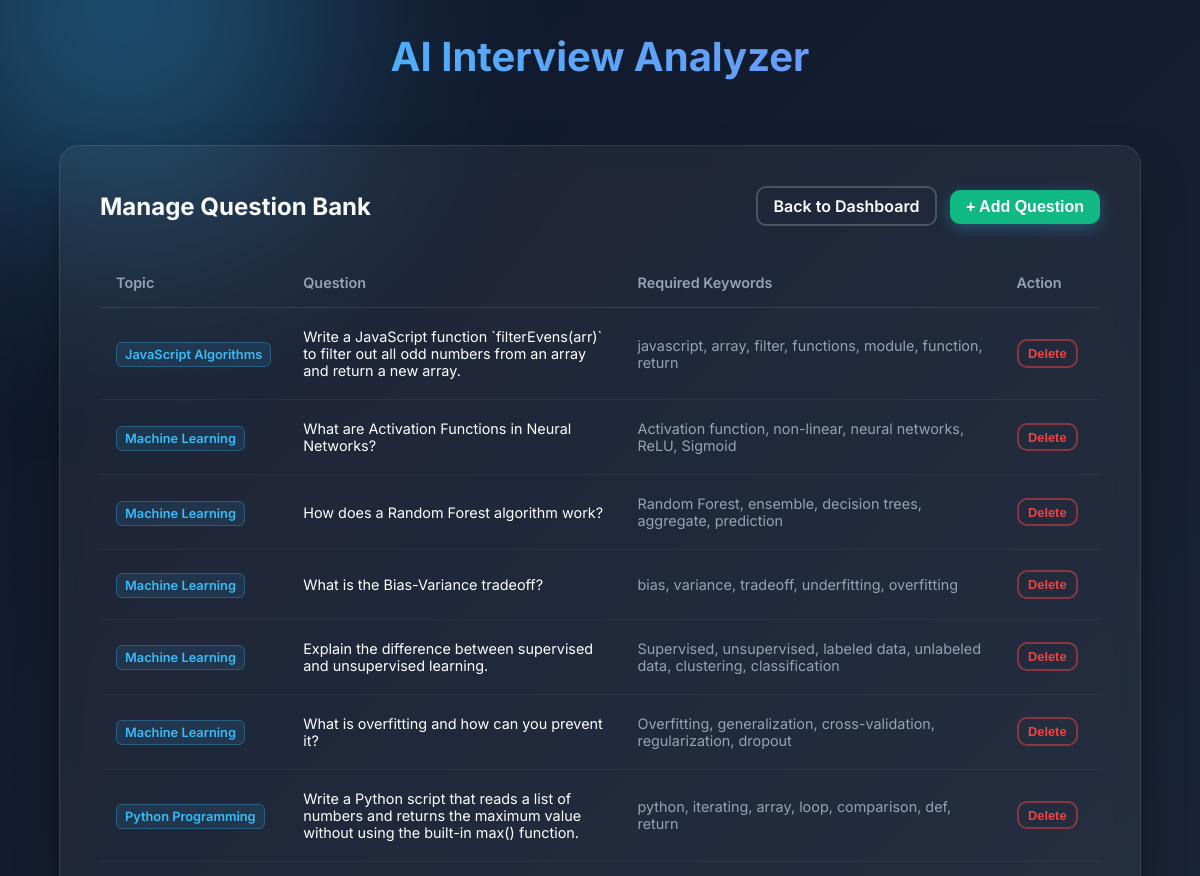
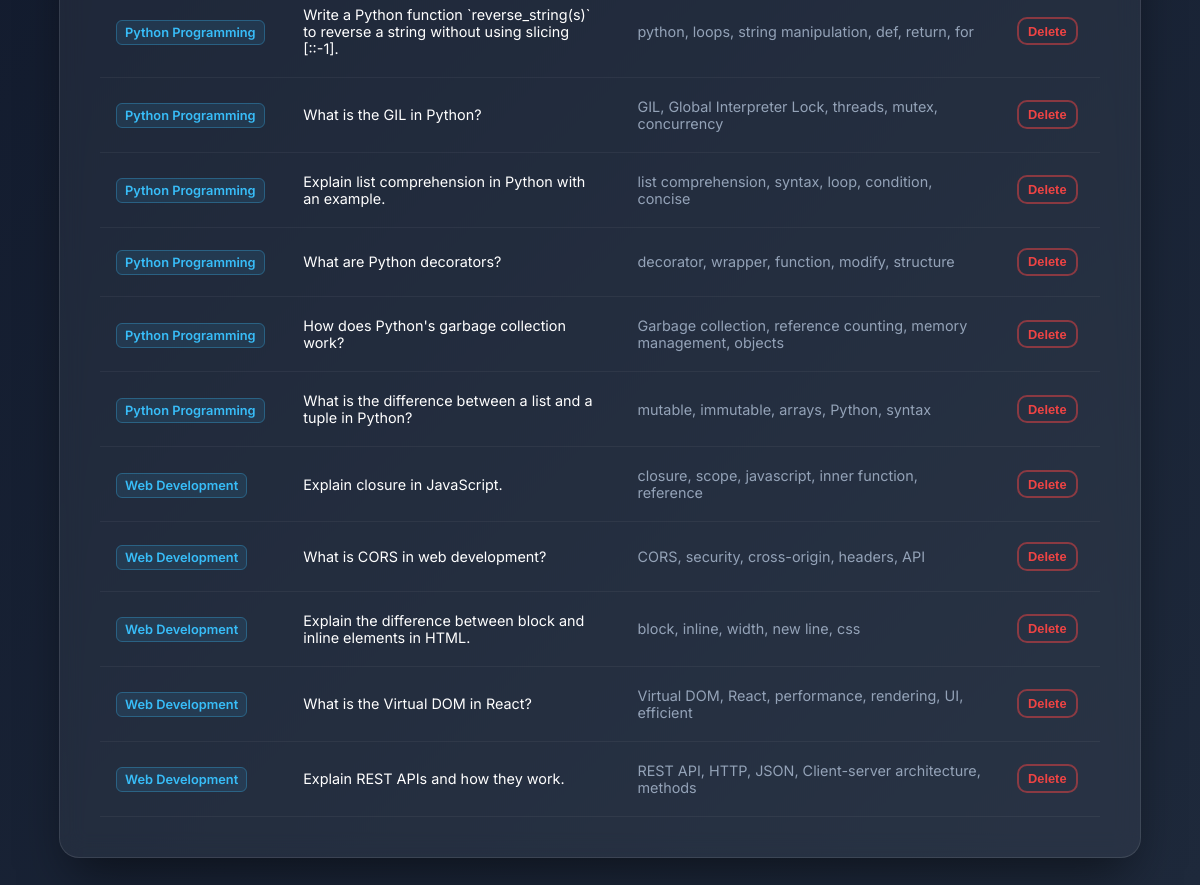
The page /manage_questions (signed in) on the database its author committed (2 pictures, top to bottom).
### tables this page shows
CREATE TABLE Questions (
            question_id INTEGER PRIMARY KEY AUTOINCREMENT,
            topic TEXT NOT NULL,
            question_text TEXT NOT NULL,
            expected_answer TEXT NOT NULL,
            required_skills TEXT NOT NULL
        );

### app.py (the view)
@app.route('/manage_questions')
def manage_questions():
    if session.get('user') != 'hr':
        return redirect(url_for('index'))
    topic_filter = request.args.get('topic', 'All')
    conn = get_db()
    c = conn.cursor()
    c.execute("SELECT DISTINCT topic FROM Questions ORDER BY topic ASC")
    all_topics = [row['topic'] for row in c.fetchall()]
    if topic_filter and topic_filter != 'All':
        c.execute("SELECT * FROM Questions WHERE topic=? ORDER BY question_id DESC", (topic_filter,))
    else:
        c.execute("SELECT * FROM Questions ORDER BY topic ASC, question_id DESC")
    questions = c.fetchall()
    return render_template('questions.html', questions=questions, all_topics=all_topics, active_topic=topic_filter)

### database.py (called while the page is built)
def get_db():
    conn = sqlite3.connect(DATABASE)
    conn.row_factory = sqlite3.Row
    return conn

### templates/questions.html (shortened to what this page needs)
{% extends 'layout.html' %}
{% block content %}
<div class="glass-panel" style="max-width: 1000px; width: 100%;">
    <div style="display: flex; justify-content: space-between; align-items: center; margin-bottom: 2rem;">
        <h2 style="margin: 0; color: #f8fafc;">Manage Question Bank</h2>
        <div>
            <a href="/dashboard" class="btn btn-outline" style="padding: 0.5rem 1rem; border-color: rgba(255,255,255,0.2); color: #fff; margin-right: 0.5rem;">Back to Dashboard</a>
            <button onclick="document.getElementById('addFormContainer').style.display='block'" class="btn" style="padding: 0.5rem 1rem; background: #10b981;">+ Add Question</button>
        </div>
    </div>
    <div style="overflow-x: auto;">
        <table style="width: 100%; border-collapse: collapse; text-align: left; color: #cbd5e1; font-size: 0.9rem;">
            <thead>
                <tr style="border-bottom: 1px solid rgba(255,255,255,0.1);">
                    <th style="padding: 1rem; font-weight: 600; color: #94a3b8; width: 15%;">Topic</th>
                    <th style="padding: 1rem; font-weight: 600; color: #94a3b8; width: 35%;">Question</th>
                    <th style="padding: 1rem; font-weight: 600; color: #94a3b8; width: 40%;">Required Keywords</th>
                    <th style="padding: 1rem; font-weight: 600; color: #94a3b8; width: 10%;">Action</th>
                </tr>
            </thead>
            <tbody>
                {% for q in questions %}
                <tr style="border-bottom: 1px solid rgba(255,255,255,0.05); transition: background 0.3s;" onmouseover="this.style.background='rgba(255,255,255,0.02)'" onmouseout="this.style.background='transparent'">
                    <td style="padding: 1.25rem 1rem;">
                        <span style="background: rgba(56, 189, 248, 0.1); color: #38bdf8; border: 1px solid rgba(56, 189, 248, 0.3); padding: 4px 8px; border-radius: 6px; font-size: 0.8rem; font-weight: 600; white-space: nowrap;">
                            {{ q.topic }}
                        </span>
                    </td>
                    <td style="padding: 1.25rem 1rem; color: #fff;">{{ q.question_text }}</td>
                    <td style="padding: 1.25rem 1rem; color: var(--text-muted);">{{ q.required_skills }}</td>
                    <td style="padding: 1.25rem 1rem;">
                        <form action="/delete_question/{{ q.question_id }}" method="POST" onsubmit="return confirm('WARNING: Are you sure you want to permanently delete this question from the database?');">
                            <button type="submit" class="btn btn-outline" style="padding: 0.3rem 0.6rem; border-color: rgba(239, 68, 68, 0.5); color: #ef4444; font-size: 0.8rem;">
                                Delete
                            </button>
                        </form>
                    </td>
                </tr>
                {% else %}
                <tr>
                    <td colspan="4" style="padding: 2rem; text-align: center; color: #64748b;">No questions available. Please add some!</td>
                </tr>
                {% endfor %}
            </tbody>
        </table>
    </div>
</div>
{% endblock %}

### templates/layout.html (style rules this page uses)
:root { --bg-grad: linear-gradient(135deg, #0f172a 0%, #1e293b 100%); --glass-bg: rgba(255, 255, 255, 0.05); --glass-border: rgba(255, 255, 255, 0.1); --accent: #38bdf8; --accent-glow: rgba(56, 189, 248, 0.5); --text-main: #f8fafc; --text-muted: #94a3b8; }
body { font-family: 'Inter', sans-serif; background: var(--bg-grad); color: var(--text-main); min-height: 100vh; margin: 0; display: flex; flex-direction: column; overflow-x: hidden; position: relative; }
body::before { content: ''; position: absolute; top: -20vh; left: -20vw; width: 60vw; height: 60vw; background: radial-gradient(circle, var(--accent-glow) 0%, transparent 60%); z-index: -1; filter: blur(100px); }
.glass-panel { background: var(--glass-bg); border: 1px solid var(--glass-border); border-radius: 20px; padding: 2.5rem; backdrop-filter: blur(12px); -webkit-backdrop-filter: blur(12px); box-shadow: 0 25px 50px -12px rgba(0, 0, 0, 0.5); width: 100%; max-width: 600px; transition: transform 0.3s ease, box-shadow 0.3s ease; }
.btn { background: linear-gradient(90deg, #38bdf8 0%, #3b82f6 100%); color: white; border: none; padding: 0.75rem 1.5rem; border-radius: 10px; font-size: 1rem; font-weight: 600; cursor: pointer; transition: all 0.3s ease; box-shadow: 0 4px 15px rgba(56, 189, 248, 0.3); display: inline-flex; align-items: center; justify-content: center; text-decoration: none; }
.btn-outline { background: transparent; border: 2px solid var(--accent); color: var(--accent); box-shadow: none; }

### rows shown on the page
Questions: topic "JavaScript Algorithms", question_text "Write a JavaScript function `filterEvens(arr)` to filter out all odd numbers from an array and return a new array.", required_skills "javascript, array, filter, functions, module, function, return"
Questions: topic "Machine Learning", question_text "What are Activation Functions in Neural Networks?", required_skills "Activation function, non-linear, neural networks, ReLU, Sigmoid"
Questions: topic "Machine Learning", question_text "How does a Random Forest algorithm work?", required_skills "Random Forest, ensemble, decision trees, aggregate, prediction"
Questions: topic "Machine Learning", question_text "What is the Bias-Variance tradeoff?", required_skills "bias, variance, tradeoff, underfitting, overfitting"
Questions: topic "Machine Learning", question_text "Explain the difference between supervised and unsupervised learning.", required_skills "Supervised, unsupervised, labeled data, unlabeled data, clustering, classification"
Questions: topic "Machine Learning", question_text "What is overfitting and how can you prevent it?", required_skills "Overfitting, generalization, cross-validation, regularization, dropout"
Questions: topic "Python Programming", question_text "Write a Python script that reads a list of numbers and returns the maximum value without using the built-in max() function.", required_skills "python, iterating, array, loop, comparison, def, return"
Questions: topic "Python Programming", question_text "Write a Python function `reverse_string(s)` to reverse a string without using slicing [::-1].", required_skills "python, loops, string manipulation, def, return, for"
Questions: topic "Python Programming", question_text "What is the GIL in Python?", required_skills "GIL, Global Interpreter Lock, threads, mutex, concurrency"
Questions: topic "Python Programming", question_text "Explain list comprehension in Python with an example.", required_skills "list comprehension, syntax, loop, condition, concise"
Questions: topic "Python Programming", question_text "What are Python decorators?", required_skills "decorator, wrapper, function, modify, structure"
Questions: topic "Python Programming", question_text "How does Python's garbage collection work?", required_skills "Garbage collection, reference counting, memory management, objects"
Questions: topic "Python Programming", question_text "What is the difference between a list and a tuple in Python?", required_skills "mutable, immutable, arrays, Python, syntax"
Questions: topic "Web Development", question_text "Explain closure in JavaScript.", required_skills "closure, scope, javascript, inner function, reference"
Questions: topic "Web Development", question_text "What is CORS in web development?", required_skills "CORS, security, cross-origin, headers, API"
Questions: topic "Web Development", question_text "Explain the difference between block and inline elements in HTML.", required_skills "block, inline, width, new line, css"
Questions: topic "Web Development", question_text "What is the Virtual DOM in React?", required_skills "Virtual DOM, React, performance, rendering, UI, efficient"
Questions: topic "Web Development", question_text "Explain REST APIs and how they work.", required_skills "REST API, HTTP, JSON, Client-server architecture, methods"
